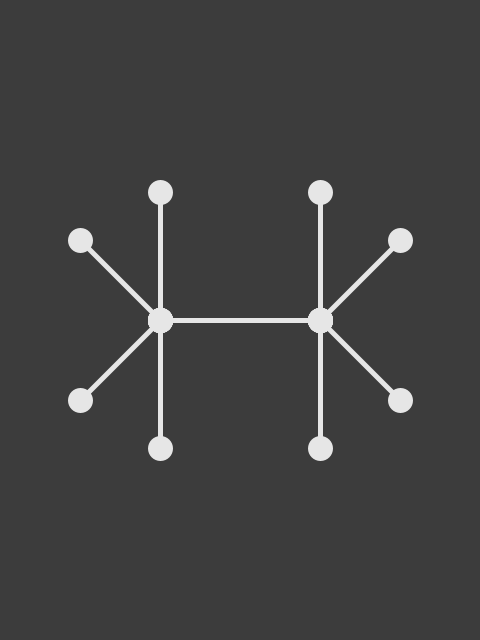
Frame 1 (no input)
Frame 2 (the mouse pressed at the canvas centre, redrawn once): identical to frame 1, image omitted

The Processing sketch that drew this single still picture (run headless with seeded random() and noise(); the mouse was pressed at the canvas centre and the sketch redrawn once):

// Processing sketch: good_will_hunting
// ── good_will_hunting.pde
// Manuale di Programmazione Cinematografica
// Daniele Olmisani, 2015

// Good Will Hunting

final color PAPER = color(60);
final color INK = color(230);

final float SIZE = 5.0;

void setup() {
  size(480, 640);
  noLoop();
}

void draw() {
  
  translate(width/2.0, height/2.0);
  
  background(PAPER);
  fill(INK);
  stroke(INK);
  
  strokeWeight(SIZE);
  
  float w1 = width/3.0;
  float w2 = width/6.0;
  
  float h1 = height/5.0;
  float h2 = height/8.0;
  
  lines(-w2, 0, w2, 0, 4*SIZE);
  lines( w2, 0, w1, h2, 4*SIZE);
  lines( w2, 0, w2, h1, 4*SIZE);
  
  save("good-will-hunting.png");
}

void points(float x, float y, float s) {
  ellipse( x,  y, s, s);
  ellipse( x, -y, s, s);
  ellipse(-x,  y, s, s);
  ellipse(-x, -y, s, s);
}

void lines(float x1, float y1, float x2, float y2, float s) {
  line( x1,  y1,  x2,  y2);
  line(-x1,  y1, -x2,  y2);
  line( x1, -y1,  x2, -y2);
  line(-x1, -y1, -x2, -y2);
  points(x1, y1, s);
  points(x2, y2, s);
}
